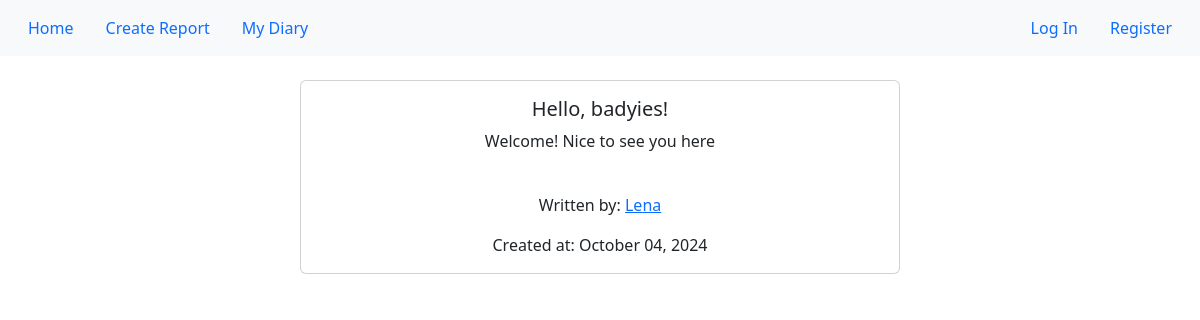
/post/15, run on the app's committed database.
### compro/models.py (models this page shows, shortened)
class Blogs(db.Model):
    __tablename__ = 'blogs'
    id = db.Column(db.Integer, primary_key=True)
    title = db.Column(db.String(128), nullable=False)
    content = db.Column(db.Text, nullable=False)
    posted_date = db.Column(db.DateTime, default = datetime.utcnow())
    author_id = db.Column(db.Integer, db.ForeignKey('users.id'), nullable=False)

class Users (db.Model, UserMixin):
     __tablename__ = 'users'
     id = db.Column(db.Integer, primary_key=True)
     username = db.Column(db.String(64), nullable = False)
     email = db.Column(db.String(128), nullable=True, index=True, unique=True)
     hash_password = db.Column(db.String(128))
     profile_photo_path = db.Column(db.String(), default='default.jpg')
     post = db.relationship('Blogs', backref='author', lazy='dynamic')

### compro/blog/views.py (the view)
@blog_bp.route('/post/<int:post_id>')
def read_post(post_id):
    blog_post = Blogs.query.get_or_404(post_id)
    return render_template('blogpost.html', blog_post=blog_post)

### compro/blog/templates/blogpost.html (shortened to what this page needs)
{% extends 'base.html' %}
{% block content %}
    <div align="center"><br>
<div class="card w-50" >
  <div class="card-body">
    <h5 class="card-title">{{ blog_post.title }}</h5>
    <p class="card-text">{{ blog_post.content }}</p><br>
    <p class="card-text">Written by:  <a href="{{ url_for('users.user_posts',user_id=blog_post.author.id) }}">{{ blog_post.author.username }}</a></p>
    <p class="card-text">Created at:  {{ blog_post.posted_date.strftime('%B %d, %Y') }}</p>
  </div>
</div>
</div>
{% endblock %}

### data on the page
Blogs: title "Hello, badyies!", content "Welcome! Nice to see you here", posted_date "October 04, 2024"
Users: author.username "Lena"
